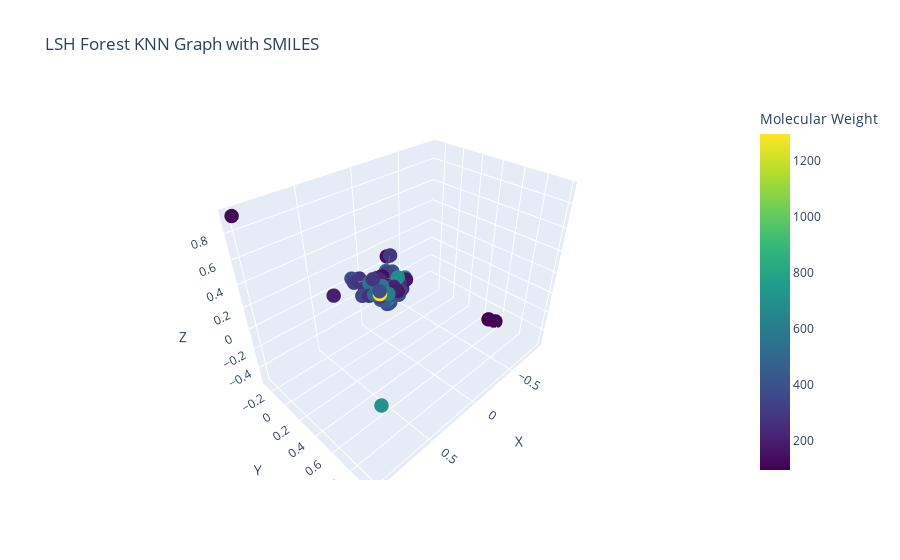

Here is the notebook cell this chart was saved with:
### Code cell
import pandas as pd
import numpy as np
import tmap as tm
from mhfp.encoder import MHFPEncoder
import torch
from torch_geometric.data import Data
import networkx as nx
import plotly.graph_objects as go
from rdkit import Chem
from rdkit.Chem import Descriptors

# Error handling for file reading
try:
    df = pd.read_csv('../data/dataset.csv')
except FileNotFoundError:
    print("Dataset file not found. Please check the file path.")
    exit()

# Take first 100 rows for demonstration
df = df.head(100)

perm = 512 
enc = MHFPEncoder(perm) 

# Error handling for SMILES encoding
fingerprints = []
valid_smiles = []
for s in df['canonical_smiles']:
    try:
        mol = Chem.MolFromSmiles(s)
        if mol is not None:
            fp = tm.VectorUint(enc.encode(s))
            fingerprints.append(fp)
            valid_smiles.append(s)
    except:
        print(f"Error encoding SMILES: {s}")

num_nodes = len(valid_smiles)
print(f"Number of valid molecules: {num_nodes}")

lsh_forest = tm.LSHForest(d=128, l=8, store=True, file_backed=False, weighted=False)
lsh_forest.batch_add(fingerprints)
lsh_forest.index()

# Get the KNN graph
from_nodes = tm.VectorUint()
to_nodes = tm.VectorUint()
weights = tm.VectorFloat()
k = 10
kc = 10
lsh_forest.get_knn_graph(from_nodes, to_nodes, weights, k, kc)

# Convert to numpy arrays
from_array = np.array(from_nodes)
to_array = np.array(to_nodes)
weight_array = np.array(weights)

# Create PyTorch Geometric graph
edge_index = torch.tensor(np.array([from_array, to_array]), dtype=torch.long)
edge_attr = torch.tensor(weight_array[:, np.newaxis], dtype=torch.float)

# Use the number of valid SMILES for node features
node_features = torch.randn(num_nodes, 64)  # Example: 64-dimensional random features

# Create the graph with node attributes
graph = Data(x=node_features, edge_index=edge_index, edge_attr=edge_attr, smiles=valid_smiles)

# Convert to NetworkX graph for visualization
G = nx.Graph()
for i in range(num_nodes):
    G.add_node(i)
for i in range(edge_index.shape[1]):
    if edge_index[0, i] < num_nodes and edge_index[1, i] < num_nodes:
        G.add_edge(int(edge_index[0, i]), int(edge_index[1, i]))

# Add SMILES and other properties as node attributes
for i, smiles in enumerate(valid_smiles):
    mol = Chem.MolFromSmiles(smiles)
    G.nodes[i]['smiles'] = smiles
    G.nodes[i]['mol_weight'] = Descriptors.ExactMolWt(mol)

# Visualize with Plotly
pos = nx.spring_layout(G, dim=3)

edge_x, edge_y, edge_z = [], [], []
for edge in G.edges():
    x0, y0, z0 = pos[edge[0]]
    x1, y1, z1 = pos[edge[1]]
    edge_x.extend([x0, x1, None])
    edge_y.extend([y0, y1, None])
    edge_z.extend([z0, z1, None])

node_x, node_y, node_z = zip(*pos.values())

# Create hover text with SMILES and molecular weight
hover_text = [f"Node {i}<br>SMILES: {G.nodes[i]['smiles']}<br>Mol Weight: {G.nodes[i]['mol_weight']:.2f}" for i in G.nodes()]

# Color nodes based on molecular weight
node_color = [G.nodes[i]['mol_weight'] for i in G.nodes()]

fig = go.Figure(data=[
    go.Scatter3d(x=edge_x, y=edge_y, z=edge_z, mode='lines', line=dict(color='gray', width=1), hoverinfo='none'),
    go.Scatter3d(x=node_x, y=node_y, z=node_z, mode='markers', 
                 marker=dict(size=5, color=node_color, colorscale='Viridis', colorbar=dict(title='Molecular Weight')), 
                 text=hover_text, hoverinfo='text')
])

fig.update_layout(title='LSH Forest KNN Graph with SMILES', showlegend=False, 
                  scene=dict(xaxis_title='X', yaxis_title='Y', zaxis_title='Z'))
fig.show()

print("Graph visualization complete.")

### Figure 1 — Plotly figure (JSON) as saved in the notebook; plotly's stock layout.template omitted (floating-point values rounded to 4 significant figures; data arrays with more than 128 entries replaced by an {"elided": "..."} marker saying what was removed)
{"data": [{"hoverinfo": "none", "line": {"color": "gray", "width": 1}, "mode": "lines", "type": "scatter3d", "x": {"elided": "1404 float values"}, "y": {"elided": "1404 float values"}, "z": {"elided": "1404 float values"}}, {"hoverinfo": "text", "marker": {"color": [374.2, 612.2, 373.2, 359.1, 417.2, 373.2, 403.2, 373.2, 374.2, 387.2, 486.0, 476.0, 720.1, 486.0, 670.1, 404.2, 396.2, 390.2, 328.2, 405.2, 96.0, 122.1, 202.0, 96.98, 222.0, 369.1, 335.2, 383.1, 371.1, 337.1, 236.1, 236.1, 250.2, 232.1, 281.1, 436.0, 281.1, 379.1, 511.2, 337.0, 288.0, 291.1, 340.1, 392.1, 375.1, 424.1, 137.0, 328.1, 265.1, 223.1, 416.1, 493.0, 509.0, 481.1, 509.0, 353.2, 566.3, 510.2, 446.2, 397.2, 580.1, 537.3, 507.2, 434.1, 482.2, 176.1, 199.1, 228.2, 142.0, 160.1, 318.2, 425.1, 706.2, 387.2, 439.1, 256.1, 326.2, 354.0, 296.1, 354.0, 534.2, 200.0, 132.1, 207.1, 253.1, 643.7, 1296.0, 402.1, 681.8, 250.0, 516.1, 383.1, 401.1, 454.1, 392.1, 322.0, 322.0, 272.0, 381.1, 282.0], "colorbar": {"title": {"text": "Molecular Weight"}}, "colorscale": [[0, "#440154"], [0.1111, "#482878"], [0.2222, "#3e4989"], [0.3333, "#31688e"], [0.4444, "#26828e"], [0.5556, "#1f9e89"], [0.6667, "#35b779"], [0.7778, "#6ece58"], [0.8889, "#b5de2b"], [1, "#fde725"]], "size": 5}, "mode": "markers", "text": ["Node 0<br>SMILES: CCNC(=O)Nc1cn2c(-c3ncc(C)cn3)cc(-c3cncnc3)cc2n1<br>Mol Weight: 374.16", "Node 1<br>SMILES: CO[C@@H]1[C@@H](OC(N)=O)[C@@H](O)[C@H](Oc2ccc3c(O)c(NC(=O)c4ccc(O)c(CC=C(C)C)c4)c(=O)oc3c2C)OC1(C)C<br>Mol Weight: 612.23", "Node 2<br>SMILES: CCNC(=O)Nc1cn2c(-c3ncccn3)cc(-c3ccc(C)nc3)cc2n1<br>Mol Weight: 373.17", "Node 3<br>SMILES: CCNC(=O)Nc1cn2c(-c3ncccn3)cc(-c3cccnc3)cc2n1<br>Mol Weight: 359.15", "Node 4<br>SMILES: CCNC(=O)Nc1cn2c(-c3ncc(C)cn3)cc(-c3ccn(CC)c(=O)c3)cc2n1<br>Mol Weight: 417.19", "Node 5<br>SMILES: CCNC(=O)Nc1cn2c(-c3ncccn3)cc(-c3ccc(C)nc3)cc2n1<br>Mol Weight: 373.17", "Node 6<br>SMILES: CCNC(=O)Nc1cn2c(-c3ncc(C)cn3)cc(-c3ccc(OC)nc3)cc2n1<br>Mol Weight: 403.18", "Node 7<br>SMILES: CCNC(=O)Nc1cn2c(-c3ncc(C)cn3)cc(-c3cccnc3)cc2n1<br>Mol Weight: 373.17", "Node 8<br>SMILES: CCNC(=O)Nc1cn2c(-c3ncc(C)cn3)cc(-c3cncnc3)cc2n1<br>Mol Weight: 374.16", "Node 9<br>SMILES: CCNC(=O)Nc1cn2c(-c3ncc(CC)cn3)cc(-c3cccnc3)cc2n1<br>Mol Weight: 387.18", "Node 10<br>SMILES: O=C(NCc1ncc(-c2ccc(Br)cc2)[nH]1)Nc1ncc(Sc2ccccn2)s1<br>Mol Weight: 485.99", "Node 11<br>SMILES: O=C(NCc1ncc(-c2ccc(Cl)c(Cl)c2)[nH]1)Nc1ncc(Sc2ccccn2)s1<br>Mol Weight: 476.00", "Node 12<br>SMILES: Cc1c(Cc2c(Cl)cccc2Cl)c(=O)ccn1CCc1ccc(-c2c[nH]c(CNC(=O)Nc3nc4ccc(S(C)(=O)=O)cc4s3)n2)cc1<br>Mol Weight: 720.11", "Node 13<br>SMILES: O=C(NCc1ncc(-c2cccc(Br)c2)[nH]1)Nc1ncc(Sc2ccccn2)s1<br>Mol Weight: 485.99", "Node 14<br>SMILES: Cc1c(Cc2c(Cl)cccc2Cl)c(=O)ccn1CCc1ccc(-c2c[nH]c(CNC(=O)Nc3ncc(S(C)(=O)=O)s3)n2)cc1<br>Mol Weight: 670.10", "Node 15<br>SMILES: O=C(Nc1ccc(C2CCCCC2)cc1)C1=C(O)CC(Cc2ccccc2)NC1=O<br>Mol Weight: 404.21", "Node 16<br>SMILES: O=C(Nc1ccc(C2CCCCC2)cc1)C1=C(O)CC(C2CCCCC2)NC1=O<br>Mol Weight: 396.24", "Node 17<br>SMILES: O=C(Nc1ccc(C2CCCCC2)cc1)C1=C(O)C[C@@H](c2ccccc2)NC1=O<br>Mol Weight: 390.19", "Node 18<br>SMILES: O=C(NC1CCCCC1)C1=C(O)CC(Cc2ccccc2)NC1=O<br>Mol Weight: 328.18", "Node 19<br>SMILES: O=C(Nc1ccc(N2CCCCC2)cc1)C1=C(O)CC(Cc2ccccc2)NC1=O<br>Mol Weight: 405.21", "Node 20<br>SMILES: NS(N)(=O)=O<br>Mol Weight: 96.00", "Node 21<br>SMILES: OB(O)c1ccccc1<br>Mol Weight: 122.05", "Node 22<br>SMILES: O=[As](O)(O)c1ccccc1<br>Mol Weight: 201.96", "Node 23<br>SMILES: NS(=O)(=O)O<br>Mol Weight: 96.98", "Node 24<br>SMILES: CC(=O)Nc1nnc(S(N)(=O)=O)s1<br>Mol Weight: 221.99", "Node 25<br>SMILES: OC[C@H]1O[C@@H](n2cnc3c(NC4CCCC4)nc(Cl)nc32)[C@H](O)[C@@H]1O<br>Mol Weight: 369.12", "Node 26<br>SMILES: OC[C@H]1O[C@@H](n2cnc3c(NC4CCCC4)ncnc32)[C@H](O)[C@@H]1O<br>Mol Weight: 335.16", "Node 27<br>SMILES: C[C@@]1(O)[C@H](O)[C@@H](CO)O[C@H]1n1cnc2c(NC3CCCC3)nc(Cl)nc21<br>Mol Weight: 383.14", "Node 28<br>SMILES: OC[C@H]1O[C@@H](n2cnc3c(N[C@@H]4CCOC4)nc(Cl)nc32)[C@H](O)[C@@H]1O<br>Mol Weight: 371.10", "Node 29<br>SMILES: OC[C@H]1O[C@@H](n2cnc3c(N[C@@H]4CCOC4)ncnc32)[C@H](O)[C@@H]1O<br>Mol Weight: 337.14", "Node 30<br>SMILES: CCCCCCCOc1cccc(C(=O)O)c1<br>Mol Weight: 236.14", "Node 31<br>SMILES: CCCCCCCOc1ccc(C(=O)O)cc1<br>Mol Weight: 236.14", "Node 32<br>SMILES: CCCCCCCOc1ccc(CC(=O)O)cc1<br>Mol Weight: 250.16", "Node 33<br>SMILES: CCCCCC/C=C/c1ccc(C(=O)O)cc1<br>Mol Weight: 232.15", "Node 34<br>SMILES: CCCCCCCOc1ccc(C(=O)O)cc1[N+](=O)[O-]<br>Mol Weight: 281.13", "Node 35<br>SMILES: COc1cc(/C=C2\\SC(=O)N(CC(=O)Nc3ccccc3F)C2=O)cc(Cl)c1O<br>Mol Weight: 436.03", "Node 36<br>SMILES: CC(=O)N1C(=O)C(=C2C=C(C)OC(C)=C2)c2ccccc21<br>Mol Weight: 281.11", "Node 37<br>SMILES: COc1ccc(Cl)cc1C(=O)Nc1cccc(-c2ccc3nncn3n2)c1<br>Mol Weight: 379.08", "Node 38<br>SMILES: CCN1CCN(c2cc(N3CCN(C(=O)c4ccco4)CC3)c3c4c(onc24)-c2ccccc2C3=O)CC1<br>Mol Weight: 511.22", "Node 39<br>SMILES: CC(C)C(C(=O)O)N1C(=O)/C(=C/C=C/c2ccco2)SC1=S<br>Mol Weight: 337.04", "Node 40<br>SMILES: Oc1cc(Cl)ccc1Oc1ccc(Cl)cc1Cl<br>Mol Weight: 287.95", "Node 41<br>SMILES: O=c1[nH]c(OCc2ccccc2)ccc1Cc1ccccc1<br>Mol Weight: 291.13", "Node 42<br>SMILES: Nc1ccc(Cn2ccc(OCc3ccccc3)cc2=O)c(Cl)c1<br>Mol Weight: 340.10", "Node 43<br>SMILES: O=c1cc(OCCCn2ccc3ccccc32)ccn1Cc1ccccc1Cl<br>Mol Weight: 392.13", "Node 44<br>SMILES: O=c1cc(OCc2ccc3ccccc3c2)ccn1Cc1ccccc1Cl<br>Mol Weight: 375.10", "Node 45<br>SMILES: Nc1nc2ncc(CNc3ccc(S(=O)(=O)Nc4ccccn4)cc3)nc2c(=O)[nH]1<br>Mol Weight: 424.11", "Node 46<br>SMILES: Nc1ccc(C(=O)O)cc1<br>Mol Weight: 137.05", "Node 47<br>SMILES: Nc1nc2c(c(=O)[nH]1)N=C(CCNc1ccc(C(=O)O)cc1)CN2<br>Mol Weight: 328.13", "Node 48<br>SMILES: CC(C(=O)O)c1nn(C)c2nc(N)[nH]c(=O)c2c1=O<br>Mol Weight: 265.08", "Node 49<br>SMILES: CN1CC(C(=O)O)=Nc2c1nc(N)[nH]c2=O<br>Mol Weight: 223.07", "Node 50<br>SMILES: CCC(C(=O)OC)N1C(=O)COc2cc(F)c(N3C(=O)C4=C(CCCC4)C3=O)cc21<br>Mol Weight: 416.14", "Node 51<br>SMILES: O=C(NC(=O)c1c(F)cccc1Cl)Nc1cc(N2C(=O)C3=C(CCCC3)C2=O)c(F)cc1Cl<br>Mol Weight: 493.04", "Node 52<br>SMILES: O=C(NC(=O)c1c(Cl)cccc1Cl)Nc1cc(N2C(=O)C3=C(CCCC3)C2=O)c(F)cc1Cl<br>Mol Weight: 509.01", "Node 53<br>SMILES: O=C(Nc1cccc(C(F)(F)F)c1)Nc1cc(N2C(=O)C3=C(CCCC3)C2=O)c(F)cc1Cl<br>Mol Weight: 481.08", "Node 54<br>SMILES: O=C(NC(=O)c1ccc(Cl)cc1Cl)Nc1cc(N2C(=O)C3=C(CCCC3)C2=O)c(F)cc1Cl<br>Mol Weight: 509.01", "Node 55<br>SMILES: Cl.NC1=NC2(CCCC2)N(OCCCOc2ccccc2)C(N)=N1<br>Mol Weight: 353.16", "Node 56<br>SMILES: CCCCCCCCOC(=O)CCC(NC(=O)c1ccc(N(C)Cc2cnc3nc(N)nc(N)c3n2)cc1)C(=O)O<br>Mol Weight: 566.30", "Node 57<br>SMILES: CCCCOC(=O)CCC(NC(=O)c1ccc(N(C)Cc2cnc3nc(N)nc(N)c3n2)cc1)C(=O)O<br>Mol Weight: 510.23", "Node 58<br>SMILES: Cl.NC1=NC2(CCCCC2)N(OCCCOc2ccc(S(N)(=O)=O)cc2)C(N)=N1<br>Mol Weight: 446.15", "Node 59<br>SMILES: COc1ccc(OCCCON2C(N)=NC(N)=NC23CCCCC3)cc1.Cl<br>Mol Weight: 397.19", "Node 60<br>SMILES: CCCCNC(=O)c1ccc(Oc2ccc(CC(=O)O)cc2OC)c(NS(=O)(=O)c2ccc(Cl)cc2Cl)c1<br>Mol Weight: 580.08", "Node 61<br>SMILES: COc1ccc(C(=O)N(CCCc2cccc(OCC(=O)O)c2)CCC(c2ccccc2)c2ccccc2)cc1<br>Mol Weight: 537.25", "Node 62<br>SMILES: O=C(O)COc1cccc(CCCN(CCC(c2ccccc2)c2ccccc2)C(=O)c2ccccc2)c1<br>Mol Weight: 507.24", "Node 63<br>SMILES: O=C(O)Cc1cnc(C(c2ccc(F)cc2)c2ccc(F)cc2)nc1-c1cccc(F)c1<br>Mol Weight: 434.12", "Node 64<br>SMILES: O=C(O)CCCOc1cccc(CCCn2nc(C(c3ccccc3)c3ccccc3)ccc2=O)c1<br>Mol Weight: 482.22", "Node 65<br>SMILES: N=C(NO)NCC[C@H](N)C(=O)O<br>Mol Weight: 176.09", "Node 66<br>SMILES: C=CCC(=N)NCCC[C@H](N)C(=O)O<br>Mol Weight: 199.13", "Node 67<br>SMILES: C=CCCNC(=N)NCCC[C@H](N)C(=O)O<br>Mol Weight: 228.16", "Node 68<br>SMILES: Sc1ccccc1S<br>Mol Weight: 141.99", "Node 69<br>SMILES: Oc1cccc2cccc(O)c12<br>Mol Weight: 160.05", "Node 70<br>SMILES: C[N+]1(C)[C@@H]2C[C@@H](OC(=O)[C@H](CO)c3ccccc3)C[C@H]1[C@@H]1O[C@@H]12<br>Mol Weight: 318.17", "Node 71<br>SMILES: C[N+](C)(C)CC1COC(c2ccccc2)(c2ccccc2)O1.[I-]<br>Mol Weight: 425.09", "Node 72<br>SMILES: C[N+](C)(CC#CCOC1=NOCC1)CCCCCC[N+](C)(C)CCCN1C(=O)c2cccc3cccc(c23)C1=O.[Br-].[Br-]<br>Mol Weight: 706.17", "Node 73<br>SMILES: CN(C)[C@H]1CO[C@@H](C(c2ccccc2)c2ccccc2)OC1.O=C(O)C(=O)O<br>Mol Weight: 387.17", "Node 74<br>SMILES: C[N+](C)(C)C[C@@H]1CO[C@H](C(c2ccccc2)c2ccccc2)O1.[I-]<br>Mol Weight: 439.10", "Node 75<br>SMILES: CCc1cn([C@H]2C[C@H](O)[C@@H](CO)O2)c(=O)[nH]c1=O<br>Mol Weight: 256.11", "Node 76<br>SMILES: CN(C)CCCCn1cnc2c(O)nc(Nc3ccccc3)nc21<br>Mol Weight: 326.19", "Node 77<br>SMILES: O=c1[nH]c(=O)n([C@H]2C[C@H](O)[C@@H](CO)O2)cc1I<br>Mol Weight: 353.97", "Node 78<br>SMILES: O=c1[nH]c(=O)n([C@H]2C[C@H](O)[C@@H](CO)O2)cc1C(F)(F)F<br>Mol Weight: 296.06", "Node 79<br>SMILES: O=c1[nH]c(=O)n([C@@H]2C[C@H](O)[C@@H](CO)O2)cc1I<br>Mol Weight: 353.97", "Node 80<br>SMILES: NC(Cc1c[nH]c2ccccc12)C(=O)N/N=C/c1cccc(/C=N/NC(=O)C(N)Cc2c[nH]c3ccccc23)c1<br>Mol Weight: 534.25", "Node 81<br>SMILES: N=C(N)SCc1ccccc1Cl<br>Mol Weight: 200.02", "Node 82<br>SMILES: NC1=NCc2ccccc21<br>Mol Weight: 132.07", "Node 83<br>SMILES: CCN(CC)c1ccc(C(=O)NN)cc1<br>Mol Weight: 207.14", "Node 84<br>SMILES: OC(COCc1ccccc1F)CN1CCCC1<br>Mol Weight: 253.15", "Node 85<br>SMILES: O=C(O)c1ccccc1-c1c2cc(Br)c(=O)c(Br)c-2oc2c(Br)c(O)c(Br)cc12<br>Mol Weight: 643.71", "Node 86<br>SMILES: Cc1ccc(C(=O)Nc2ccc(S(=O)(=O)O)c3cc(S(=O)(=O)O)cc(S(=O)(=O)O)c23)cc1NC(=O)c1cccc(NC(=O)Nc2cccc(C(=O)Nc3cc(C(=O)Nc4ccc(S(=O)(=O)O)c5cc(S(=O)(=O)O)cc(S(=O)(=O)O)c45)ccc3C)c2)c1<br>Mol Weight: 1296.05", "Node 87<br>SMILES: Nc1ccc(S(=O)(=O)c2ccc(NCN3C(=O)NC(=O)C(=O)C3=O)cc2)cc1<br>Mol Weight: 402.06", "Node 88<br>SMILES: O=C(/C=C/c1cc(Br)c(O)c(Br)c1)c1cccc(C(=O)/C=C/c2cc(Br)c(O)c(Br)c2)c1<br>Mol Weight: 681.76", "Node 89<br>SMILES: N=C(N)SCc1cc(Cl)cc(Cl)c1O<br>Mol Weight: 249.97", "Node 90<br>SMILES: O=C(NS(=O)(=O)c1ccccc1)[C@@H]1CSc2c(C3CC3)c(Cc3cccc4ccccc34)cc(=O)n21<br>Mol Weight: 516.12", "Node 91<br>SMILES: O=C([O-])[C@@H]1CSc2c(C3CC3)c(Cc3cccc4ccccc34)cc(=O)n21.[Li+]<br>Mol Weight: 383.12", "Node 92<br>SMILES: O=c1cc(Cc2cccc3ccccc23)c(C2CC2)c2n1[C@H](c1nnn[nH]1)CS2<br>Mol Weight: 401.13", "Node 93<br>SMILES: CS(=O)(=O)NC(=O)[C@@H]1CSc2c(C3CC3)c(Cc3cccc4ccccc34)cc(=O)n21<br>Mol Weight: 454.10", "Node 94<br>SMILES: O=C(NO)[C@@H]1CSc2c(C3CC3)c(Cc3cccc4ccccc34)cc(=O)n21<br>Mol Weight: 392.12", "Node 95<br>SMILES: O=P(O)(O)C(O)(Cn1cnc2ccccc21)P(=O)(O)O<br>Mol Weight: 322.01", "Node 96<br>SMILES: O=P(O)(O)C(O)(Cc1cnc2ccccn12)P(=O)(O)O<br>Mol Weight: 322.01", "Node 97<br>SMILES: O=P(O)(O)C(O)(Cn1ccnc1)P(=O)(O)O<br>Mol Weight: 272.00", "Node 98<br>SMILES: CN(CCCCc1ccccc1)CCC(O)(P(=O)(O)O)P(=O)(O)O<br>Mol Weight: 381.11", "Node 99<br>SMILES: Cc1cc(NC(P(=O)(O)O)P(=O)(O)O)ccn1<br>Mol Weight: 282.02"], "type": "scatter3d", "x": [-0.1044, 0.06217, -0.115, -0.1335, -0.1339, -0.137, -0.1255, -0.1291, -0.1194, -0.1459, -0.09544, -0.09083, -0.01833, -0.08976, -0.09264, -0.03781, -0.001021, -0.04095, -0.08098, -0.04551, -0.8852, 1.0, 0.9159, -0.8255, -0.1026, 0.03239, 0.0449, 0.05371, 0.06892, 0.09365, 0.0568, 0.04612, 0.03576, 0.04541, 0.09748, -0.08109, -0.03344, 0.1407, 0.03282, -0.05458, -0.08603, -0.1981, -0.1129, -0.01589, -0.0976, 0.09566, -0.002762, 0.04324, 0.1396, 0.08145, -0.01037, -0.07524, -0.06325, -0.01563, -0.06038, 0.008679, 0.1038, 0.09353, 0.02222, 0.01032, 0.06275, 0.09423, 0.1598, -0.1383, -0.04751, -0.02111, -0.001808, -0.01555, -0.2326, -0.1338, 0.1011, 0.09021, 0.9186, 0.06507, 0.07111, 0.1535, 0.03026, 0.1513, 0.1252, 0.1803, -0.1017, -0.007649, 0.058, 0.03433, -0.02819, -0.1419, 0.1453, -0.06509, -0.08186, -0.07704, -0.1408, -0.1256, -0.1986, -0.133, -0.1327, 0.06397, 0.13, 0.07135, 0.1241, 0.1268], "y": [-0.09072, 0.1232, -0.07753, -0.08292, -0.108, -0.0782, -0.1077, -0.1264, -0.1162, -0.1047, -0.0918, -0.04367, -0.09598, -0.05704, -0.04105, 0.1116, 0.09455, 0.09688, 0.1137, 0.1205, 0.5637, -0.2867, 0.624, 0.524, 0.1128, -0.1677, -0.1813, -0.1638, -0.1436, -0.1455, -0.02356, -0.04829, -0.009229, 0.004675, -0.02049, 0.07721, 0.06893, 0.1075, -0.09998, 0.1436, 0.03921, -0.1303, -0.07987, -0.1209, -0.07399, -0.1144, -0.01902, -0.004531, -0.07635, -0.03427, 0.03541, 0.01642, 0.02332, 0.07761, 0.02892, -0.04383, -0.05803, -0.06662, -0.05882, -0.04868, 0.04928, 0.02322, 0.06164, 0.04954, -0.08283, 0.1449, 0.1195, 0.1061, -0.2117, 0.1275, 0.05383, 0.05758, 0.9879, -0.0144, 0.08132, -0.01092, -0.1787, -0.05545, -0.005139, -0.06784, 0.09908, 0.02899, 0.04307, -0.03087, -0.01038, 0.1057, 0.1146, 0.1117, 0.08371, 0.1132, -0.1249, -0.1152, -0.1085, -0.1031, -0.01142, -0.1871, -0.2319, -0.2312, -0.271, -0.1759], "z": [-0.2396, 0.04449, -0.2553, -0.228, -0.1728, -0.2502, -0.2799, -0.2697, -0.2374, -0.2332, -0.2083, -0.1255, -0.08417, -0.1891, -0.16, 0.02238, -0.001258, -0.0005625, 0.02486, -0.0006388, -0.5317, 0.9187, 0.7223, -0.496, 0.01036, -0.06033, -0.0575, -0.0538, -0.0995, -0.08661, 0.09046, 0.08694, 0.07262, 0.1202, 0.1357, 0.01186, 0.01402, 0.1029, -0.01352, 0.02721, 0.03839, 0.1883, 0.07815, 0.02334, 0.00295, -0.0105, 0.1181, 0.03408, 0.03117, 0.002984, 0.02548, -0.06884, -0.08668, -0.02634, -0.05652, 0.1009, 0.07885, 0.08482, 0.0956, 0.07855, 0.08571, 0.07181, 0.05388, -0.05605, 0.06737, 0.0424, 0.06191, 0.06694, 0.1289, 0.09325, -0.001503, -0.034, 0.1221, -0.0191, -0.04121, 0.004577, -0.02201, -0.003505, -0.0004411, -0.01202, -0.009056, -0.02188, 0.03379, 0.02476, -0.02079, 0.0998, 0.08081, -0.03372, 0.1185, 0.07397, 0.05927, -0.0029, 0.03454, -0.00451, 0.02588, -0.008886, 0.01551, 0.03092, 0.03601, 0.0557]}], "layout": {"scene": {"xaxis": {"title": {"text": "X"}}, "yaxis": {"title": {"text": "Y"}}, "zaxis": {"title": {"text": "Z"}}}, "showlegend": false, "title": {"text": "LSH Forest KNN Graph with SMILES"}}}
